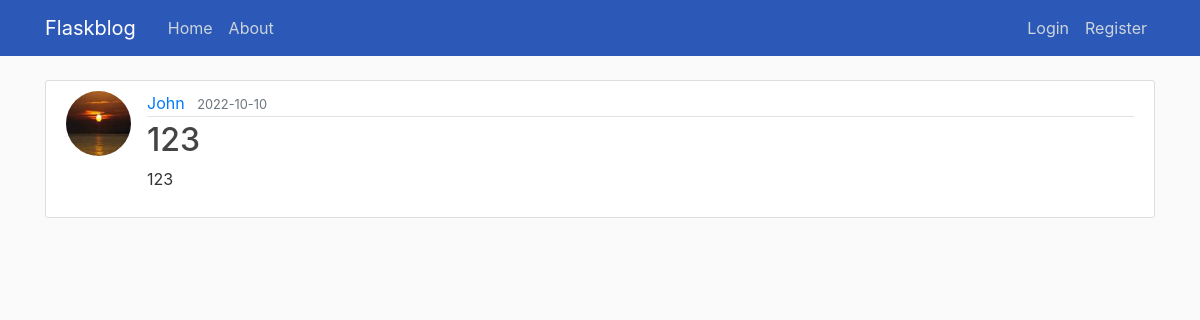
The page /post/14 on the database its author committed.
### flaskblog/models.py (models this page shows, shortened)
class User(db.Model, UserMixin):
    id = db.Column(db.Integer, primary_key=True)
    username = db.Column(db.String(20), unique=True, nullable=False)
    email = db.Column(db.String(120), unique=True, nullable=False)
    image_file = db.Column(db.String(20), nullable=False, default='default.jpg')
    password = db.Column(db.String(60), nullable=False)
    posts = db.relationship('Post', backref='author', lazy=True)

class Post(db.Model):
    id = db.Column(db.Integer, primary_key=True)
    title = db.Column(db.String(100), nullable=False)
    date = db.Column(db.DateTime, nullable=False, default=datetime.utcnow)
    body = db.Column(db.Text, nullable=False)
    user_id = db.Column(db.Integer, db.ForeignKey('user.id'), nullable=False)

### flaskblog/posts/routes.py (the view)
@bp.route("/post/<int:post_id>")
def post(post_id):
    post = Post.query.get_or_404(post_id)
    return render_template('post.html', post=post)

### flaskblog/templates/post.html (shortened to what this page needs)
{% extends "layout.html" %}
{% block content %}
    <article class="media content-section">
        <img class="rounded-circle article-img" src="{{ url_for('static', filename='profile_pics/' + post.author.image_file) }}">
        <div class="media-body">
            <div class="article-metadata">
                <a class="mr-2" href="{{ url_for('users.user_posts', username=post.author.username) }}">{{ post.author.username }}</a>
                <small class="text-muted">{{ post.date.strftime('%Y-%m-%d') }}</small>
            </div>
            <h2 class="article-title">{{ post.title }}</h2>
            <p class="article-content">{{ post.body }}</p>
        </div>
    </article>
{% endblock content %}

### flaskblog/static/main.css (style rules this page uses)
body { background: #fafafa; color: #333333; margin-top: 5rem; }
h1, h2, h3, h4, h5, h6 { color: #444444; }
.content-section { background: #ffffff; padding: 10px 20px; border: 1px solid #dddddd; border-radius: 3px; margin-bottom: 20px; }
.article-title { color: #444444; }
.article-content { white-space: pre-line; }
.article-img { height: 65px; width: 65px; margin-right: 16px; }
.article-metadata { padding-bottom: 1px; margin-bottom: 4px; border-bottom: 1px solid #e3e3e3 }

### rows shown on the page
User: image_file (picture), author.username "John"
Post: date "2022-10-10", title "123", body "123"
